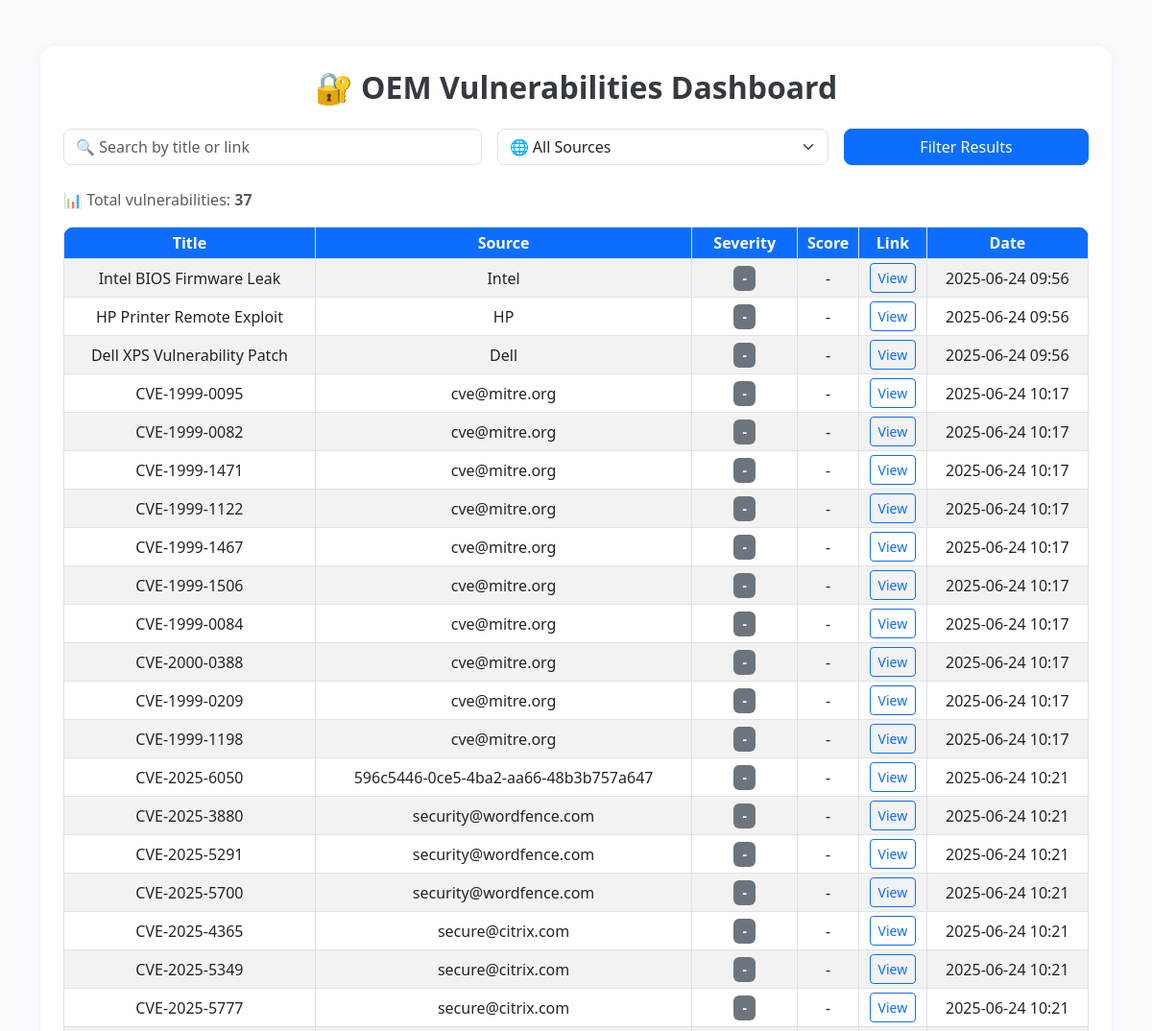
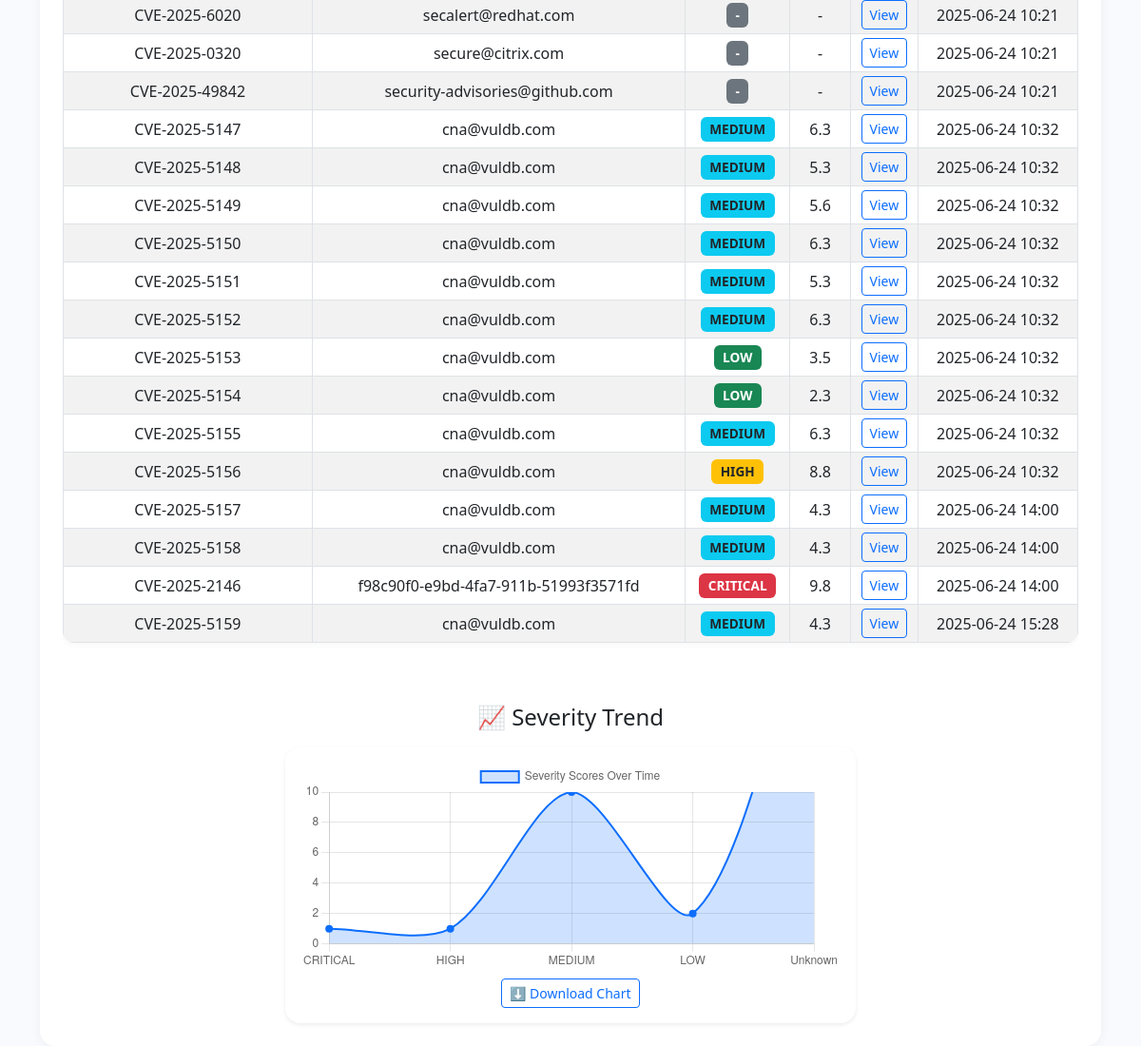
The page / on the database its author committed (2 pictures, top to bottom).
### scanner/models.py (models this page shows, shortened)
class Vulnerability(models.Model):
    title = models.CharField(max_length=300)
    source = models.CharField(max_length=100)
    link = models.URLField()
    severity = models.CharField(max_length=20, blank=True, null=True)  # NEW FIELD
    score = models.FloatField(blank=True, null=True)  # NEW FIELD
    date_scraped = models.DateTimeField(auto_now_add=True)

### scanner/views.py (the view)
# urls.py: path('', home, name='home'),
def home(request):
    query = request.GET.get('q', '')
    source_filter = request.GET.get('source', '')
    vulnerabilities = Vulnerability.objects.all()
    if query:
        vulnerabilities = vulnerabilities.filter(
            Q(title__icontains=query) | Q(link__icontains=query)
        )
    if source_filter and source_filter.lower() != "all":
        vulnerabilities = vulnerabilities.filter(source__icontains=source_filter)
    available_sources = Vulnerability.objects.values_list('source', flat=True).distinct()
    severity_counts = Counter(v.severity or "Unknown" for v in vulnerabilities)
    severity_order = ["CRITICAL", "HIGH", "MEDIUM", "LOW", "Unknown"]
    chart_data = {
        "labels": json.dumps(severity_order),
        "data": json.dumps([severity_counts.get(sev, 0) for sev in severity_order])
    }
    return render(request, 'scanner/home.html', {
        'vulnerabilities': vulnerabilities,
        'available_sources': available_sources,
        'query': query,
        'selected_source': source_filter,
        'chart_data': chart_data
    })

### scanner/templates/scanner/home.html (shortened to what this page needs)
<!DOCTYPE html>
<html lang="en">
<head>
    <link href="https://cdn.jsdelivr.net/npm/bootstrap@5.3.0/dist/css/bootstrap.min.css" rel="stylesheet">
</head>
<body>
<div class="container mt-5">
    <div class="card">
        <h2 class="mb-4">🔐 OEM Vulnerabilities Dashboard</h2>
        <form method="GET" class="row g-3 mb-4">
            <div class="col-md-5">
                <input type="text" name="q" class="form-control" placeholder="🔍 Search by title or link" value="{{ query }}">
            </div>
            <div class="col-md-4">
                <select name="source" class="form-select">
                    <option value="all" {% if selected_source == 'all' %}selected{% endif %}>🌐 All Sources</option>
                </select>
            </div>
            <div class="col-md-3">
                <button type="submit" class="btn btn-primary w-100">Filter Results</button>
            </div>
        </form>
        <p class="text-muted">📊 Total vulnerabilities: <strong>{{ vulnerabilities|length }}</strong></p>
        <div class="table-responsive">
            <table class="table table-sm table-hover table-striped table-bordered align-middle">
                <thead>
                    <tr>
                        <th>Title</th>
                        <th>Source</th>
                        <th>Severity</th>
                        <th>Score</th>
                        <th>Link</th>
                        <th>Date</th>
                    </tr>
                </thead>
                <tbody>
                    {% for v in vulnerabilities %}
                    <tr>
                        <td>{{ v.title }}</td>
                        <td>{{ v.source }}</td>
                        <td>
                            {% if v.severity == "CRITICAL" %}
                                <span class="badge bg-danger">CRITICAL</span>
                            {% elif v.severity == "HIGH" %}
                                <span class="badge bg-warning text-dark">HIGH</span>
                            {% elif v.severity == "MEDIUM" %}
                                <span class="badge bg-info text-dark">MEDIUM</span>
                            {% elif v.severity == "LOW" %}
                                <span class="badge bg-success">LOW</span>
                            {% else %}
                                <span class="badge bg-secondary">-</span>
                            {% endif %}
                        </td>
                        <td>{{ v.score|default:"-" }}</td>
                        <td><a href="{{ v.link }}" target="_blank" class="btn btn-sm btn-outline-primary">View</a></td>
                        <td>{{ v.date_scraped|date:"Y-m-d H:i" }}</td>
                    </tr>
                    {% empty %}
                    <tr>
                        <td colspan="6">No results found.</td>
                    </tr>
                    {% endfor %}
                </tbody>
            </table>
        </div>
        <h4 class="mt-5 mb-3 text-center">📈 Severity Trend</h4>
        <div class="d-flex justify-content-center">
    <div class="card p-3 shadow-sm" style="width: 100%; max-width: 600px;">
        <div class="chart-container" style="position: relative; height: 220px;">
            <canvas id="severityChart"></canvas>
        </div>
        <div class="text-center mt-2">
            <button id="exportChart" class="btn btn-outline-primary btn-sm">⬇️ Download Chart</button>
        </div>
    </div>
</div>
    </div>
</div>
<script>
const ctx = document.getElementById('severityChart').getContext('2d');
const severityChart = new Chart(ctx, {
    type: 'line',
    data: {
        labels: {{ chart_data.labels|safe }},
        datasets: [{
            label: 'Severity Scores Over Time',
            data: {{ chart_data.data|safe }},
            backgroundColor: 'rgba(13, 110, 253, 0.2)',
            borderColor: 'rgba(13, 110, 253, 1)',
            borderWidth: 2,
            tension: 0.3,
            fill: true,
            pointRadius: 3,
            pointBackgroundColor: 'rgba(13, 110, 253, 1)'
        }]
    },
    options: {
        responsive: true,
        maintainAspectRatio: false,
        scales: {
            y: {
                beginAtZero: true,
                max: 10,
                ticks: {
                    stepSize: 2
                }
            }
        },
        plugins: {
            legend: {
                display: true,
                position: 'top'
            },
            title: {
                display: false
            }
        }
    }
});
document.getElementById("exportChart").onclick = () => {
    const a = document.createElement('a');
    a.href = severityChart.toBase64Image();
    a.download = "vulnerability_severity_chart.png";
    a.click();
};
</script>
</body>
</html>

### scanner/templates/scanner/home.html (style rules this page uses)
body { background-color: #f9fafe; }
h2 { color: #343a40; font-weight: 600; text-align: center; }
.form-control, .form-select { border-radius: 8px; }
.table { background-color: #fff; border-radius: 12px; overflow: hidden; box-shadow: 0 0 10px rgba(0,0,0,0.05); }
.table th { background-color: #0d6efd; color: white; text-align: center; }
.table td { vertical-align: middle; text-align: center; }
.badge { font-size: 0.85rem; padding: 0.45em 0.7em; }
.btn-primary { border-radius: 8px; }
.card { border: none; border-radius: 16px; background-color: #ffffff; box-shadow: 0 2px 12px rgba(0, 0, 0, 0.05); padding: 24px; }

### rows shown on the page
Vulnerability: title "Intel BIOS Firmware Leak", source "Intel", score "-", date_scraped "2025-06-24 09:56"
Vulnerability: title "HP Printer Remote Exploit", source "HP", score "-", date_scraped "2025-06-24 09:56"
Vulnerability: title "Dell XPS Vulnerability Patch", source "Dell", score "-", date_scraped "2025-06-24 09:56"
Vulnerability: title "CVE-1999-0095", source "cve@mitre.org", score "-", date_scraped "2025-06-24 10:17"
Vulnerability: title "CVE-1999-0082", source "cve@mitre.org", score "-", date_scraped "2025-06-24 10:17"
Vulnerability: title "CVE-1999-1471", source "cve@mitre.org", score "-", date_scraped "2025-06-24 10:17"
Vulnerability: title "CVE-1999-1122", source "cve@mitre.org", score "-", date_scraped "2025-06-24 10:17"
Vulnerability: title "CVE-1999-1467", source "cve@mitre.org", score "-", date_scraped "2025-06-24 10:17"
Vulnerability: title "CVE-1999-1506", source "cve@mitre.org", score "-", date_scraped "2025-06-24 10:17"
Vulnerability: title "CVE-1999-0084", source "cve@mitre.org", score "-", date_scraped "2025-06-24 10:17"
Vulnerability: title "CVE-2000-0388", source "cve@mitre.org", score "-", date_scraped "2025-06-24 10:17"
Vulnerability: title "CVE-1999-0209", source "cve@mitre.org", score "-", date_scraped "2025-06-24 10:17"
Vulnerability: title "CVE-1999-1198", source "cve@mitre.org", score "-", date_scraped "2025-06-24 10:17"
Vulnerability: title "CVE-2025-6050", source "596c5446-0ce5-4ba2-aa66-48b3b757a647", score "-", date_scraped "2025-06-24 10:21"
Vulnerability: title "CVE-2025-3880", source "security@wordfence.com", score "-", date_scraped "2025-06-24 10:21"
Vulnerability: title "CVE-2025-5291", source "security@wordfence.com", score "-", date_scraped "2025-06-24 10:21"
Vulnerability: title "CVE-2025-5700", source "security@wordfence.com", score "-", date_scraped "2025-06-24 10:21"
Vulnerability: title "CVE-2025-4365", source "secure@citrix.com", score "-", date_scraped "2025-06-24 10:21"
Vulnerability: title "CVE-2025-5349", source "secure@citrix.com", score "-", date_scraped "2025-06-24 10:21"
Vulnerability: title "CVE-2025-5777", source "secure@citrix.com", score "-", date_scraped "2025-06-24 10:21"
Vulnerability: title "CVE-2025-6020", source "secalert@redhat.com", score "-", date_scraped "2025-06-24 10:21"
Vulnerability: title "CVE-2025-0320", source "secure@citrix.com", score "-", date_scraped "2025-06-24 10:21"
Vulnerability: title "CVE-2025-49842", source "security-advisories@github.com", score "-", date_scraped "2025-06-24 10:21"
Vulnerability: title "CVE-2025-5147", source "cna@vuldb.com", severity "MEDIUM", score "6.3", date_scraped "2025-06-24 10:32"
Vulnerability: title "CVE-2025-5148", source "cna@vuldb.com", severity "MEDIUM", score "5.3", date_scraped "2025-06-24 10:32"
Vulnerability: title "CVE-2025-5149", source "cna@vuldb.com", severity "MEDIUM", score "5.6", date_scraped "2025-06-24 10:32"
Vulnerability: title "CVE-2025-5150", source "cna@vuldb.com", severity "MEDIUM", score "6.3", date_scraped "2025-06-24 10:32"
Vulnerability: title "CVE-2025-5151", source "cna@vuldb.com", severity "MEDIUM", score "5.3", date_scraped "2025-06-24 10:32"
Vulnerability: title "CVE-2025-5152", source "cna@vuldb.com", severity "MEDIUM", score "6.3", date_scraped "2025-06-24 10:32"
Vulnerability: title "CVE-2025-5153", source "cna@vuldb.com", severity "LOW", score "3.5", date_scraped "2025-06-24 10:32"
Vulnerability: title "CVE-2025-5154", source "cna@vuldb.com", severity "LOW", score "2.3", date_scraped "2025-06-24 10:32"
Vulnerability: title "CVE-2025-5155", source "cna@vuldb.com", severity "MEDIUM", score "6.3", date_scraped "2025-06-24 10:32"
Vulnerability: title "CVE-2025-5156", source "cna@vuldb.com", severity "HIGH", score "8.8", date_scraped "2025-06-24 10:32"
Vulnerability: title "CVE-2025-5157", source "cna@vuldb.com", severity "MEDIUM", score "4.3", date_scraped "2025-06-24 14:00"
Vulnerability: title "CVE-2025-5158", source "cna@vuldb.com", severity "MEDIUM", score "4.3", date_scraped "2025-06-24 14:00"
Vulnerability: title "CVE-2025-2146", source "f98c90f0-e9bd-4fa7-911b-51993f3571fd", severity "CRITICAL", score "9.8", date_scraped "2025-06-24 14:00"
Vulnerability: title "CVE-2025-5159", source "cna@vuldb.com", severity "MEDIUM", score "4.3", date_scraped "2025-06-24 15:28"

### other values the page prints
{{ vulnerabilities|length }} "37"
chart data {{ chart_data.data|safe }} [1, 1, 10, 2, 23]
